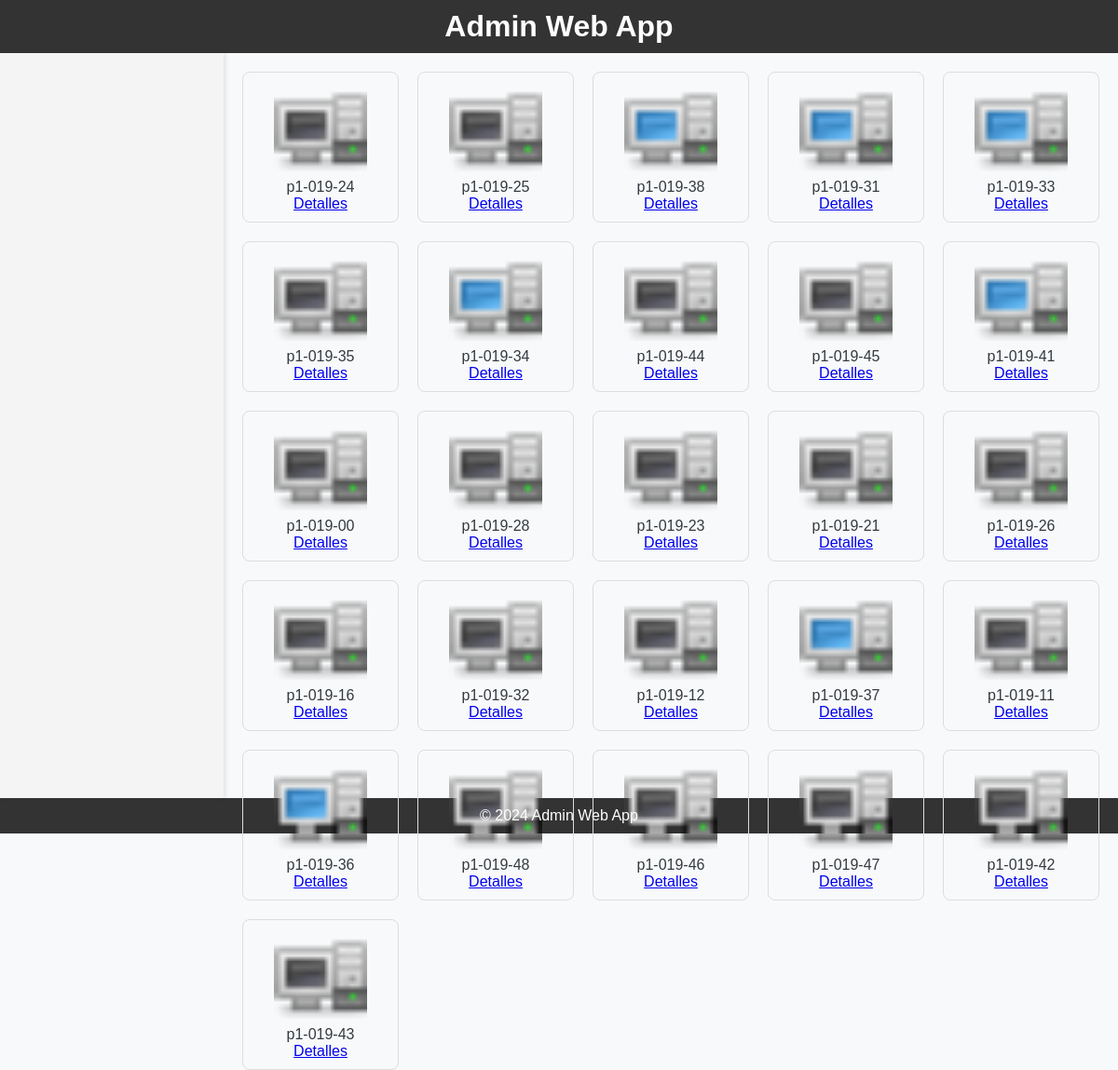
The app's page /testing_page/ (signed in), older data.
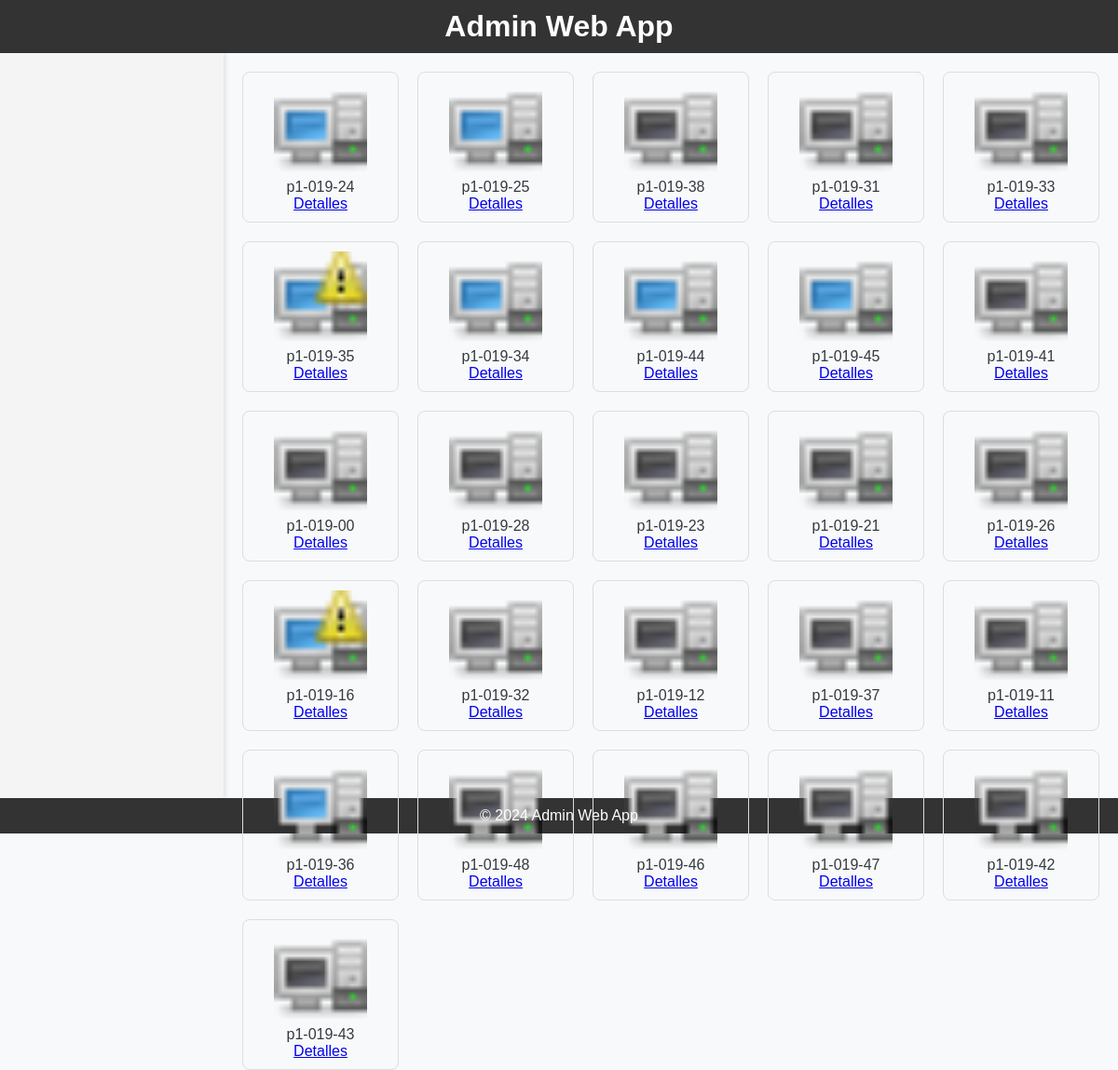
The same page, newer data.
### admin_web_app/models.py (models this page shows, shortened)
class Computer(models.Model):
    name = models.CharField(max_length=100)
    state = models.CharField(max_length=100)
    icon = models.ImageField(upload_to='img/', blank=True, null=True)  # Imagen del estado
    mac = models.CharField(max_length=17, blank=True, null=True, unique=True)  # Dirección MAC como único
    ip = models.GenericIPAddressField(protocol='both', unpack_ipv4=False, blank=True, null=True)  # Dirección IP
    warning = models.BooleanField(default=False)
    exam_mode = models.BooleanField(default=False)

### admin_web_app/views.py (the view)
# urls.py: path('testing_page/', views.testing_page, name='testing_page'),
@login_required
@user_passes_test(is_admin)
def testing_page(request):
    computers = Computer.objects.all()
    timestamp = datetime.now().timestamp()
    context = {
        'computers': computers,
        'timestamp': timestamp,
    }
    return render(request, 'testing_page.html', context)

### admin_web_app/views.py (called while the page is built)
def is_admin(user):
    return user.is_superuser

### admin_web_app/templates/testing_page.html (shortened to what this page needs)
<!DOCTYPE html>
<html lang="en">
<head>
    {% load static %}
    <link rel="stylesheet" href="{% static 'css/styles.css' %}">
</head>
<body>
    <header>
        <h1>Admin Web App</h1>
    </header>
    <div class="container">
        <aside class="sidebar">
        </aside>
        <main class="main-content">
          <div class="computers-grid">
            {% for computer in computers %}
                <div class="computer-icon">
                  <img src="{% static 'img/' %}{{ computer.icon }}" alt="{{ computer.name }}">
                    <p>{{ computer.name }}</p>
                    <a href="{% url 'computer_detail' computer.pk %}">Detalles</a>
                </div>
            {% endfor %}
        </div>
        </main>
    </div>
    <footer>
        <p>© 2024 Admin Web App</p>
    </footer>
</body>
</html>

### admin_web_app/static/css/styles.css (style rules this page uses)
body, h1, h2, h3, h4, h5, h6, p { margin: 0; padding: 0; font-family: 'Arial', sans-serif; }
body { background-color: #f8f9fa; color: #343a40; }
body { font-family: Arial, sans-serif; }
header, footer { background-color: #333; color: white; text-align: center; padding: 10px 0; }
.container { display: flex; height: 100vh; }
.sidebar { width: 200px; background-color: #f4f4f4; padding: 20px; box-shadow: 2px 0 5px rgba(0,0,0,0.1); }
.main-content { flex: 1; padding: 20px; }
.computers-grid { display: grid; grid-template-columns: repeat(auto-fill, minmax(150px, 1fr)); gap: 20px; }
.computer-icon { text-align: center; border: 1px solid #ddd; padding: 10px; border-radius: 8px; transition: transform 0.2s; }
.computer-icon img { width: 100px; height: 100px; object-fit: cover; }

Row changes from the older to the newer data that the page shows:
changed Computer (number 1 of 26 on the later page): icon: a different picture
changed Computer (number 2 of 26 on the later page): icon: a different picture
changed Computer (number 3 of 26 on the later page): icon: a different picture
changed Computer (number 4 of 26 on the later page): icon: a different picture
changed Computer (number 5 of 26 on the later page): icon: a different picture
changed Computer (number 6 of 26 on the later page): icon: a different picture
changed Computer (number 8 of 26 on the later page): icon: a different picture
changed Computer (number 9 of 26 on the later page): icon: a different picture
changed Computer (number 10 of 26 on the later page): icon: a different picture
changed Computer (number 16 of 26 on the later page): icon: a different picture
changed Computer (number 19 of 26 on the later page): icon: a different picture
